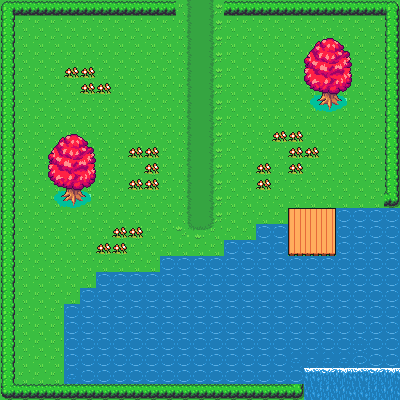

The image is a tile-based game level rendered from a .tmx file. Its description and complete source (layers, tilesets, objects, tile grids) follow:
An orthogonal 25x25 tile map with 16x16 px tiles, 3 tile layers (Ground, ObjectCollision, WaterSource), 4 tilesets and 9 objects.

<map version="1.5" tiledversion="1.5.0" orientation="orthogonal" renderorder="right-down" width="25" height="25" tilewidth="16" tileheight="16" infinite="0" nextlayerid="6" nextobjectid="12">
 <tileset firstgid="1" source="WorldSet.tsx" />
 <tileset firstgid="1441" source="NinjaTilesetWater.tsx" />
 <tileset firstgid="1609" source="GenericRpgTileset.tsx" />
 <tileset firstgid="2633" source="NinjaTilesetFloorDetail.tsx" />
 <layer id="1" name="Ground" width="25" height="25">
  <data encoding="csv">
1,1,1,1,1,1,1,1,1,1,1,1215,1216,1217,1,1,1,1,1,1,1,1,1,1,1,
1,1,1,1,1,1,1,1,1,1,1,1215,1216,1217,1,1,1,1,1,1,1,1,1,1,1,
1,1,1,1,1,1,1,1,1,1,1,1215,1216,1217,1,1,1,1,1,1,1,1,1,1,1,
1,1,1,1,1,1,1,1,1,1,1,1215,1216,1217,1,1,1,1,1,1,1,1,1,1,1,
1,1,1,1,1,1,1,1,1,1,1,1215,1216,1217,1,1,1,1,1,1,1,1,1,1,1,
1,1,1,1,1,1,1,1,1,1,1,1215,1216,1217,1,1,1,1,1,1,1,1,1,1,1,
1,1,1,1,1,1,1,1,1,1,1,1215,1216,1217,1,1,1,1,1,1,1,1,1,1,1,
1,1,1,1,1,1,1,1,1,1,1,1215,1216,1217,1,1,1,1,1,1,1,1,1,1,1,
1,1,1,1,1,1,1,1,1,1,1,1215,1216,1217,1,1,1,1,1,1,1,1,1,1,1,
1,1,1,1,1,1,1,1,1,1,1,1215,1216,1217,1,1,1,1,1,1,1,1,1,1,1,
1,1,1,1,1,1,1,1,1,1,1,1215,1216,1217,1,1,1,1,1,1,1,1,1,1,1,
1,1,1,1,1,1,1,1,1,1,1,1215,1216,1217,1,1,1,1,1,1,1,1,1,1,1,
1,1,1,1,1,1,1,1,1,1,1,1215,1216,1217,1,1,1,1,1,1,1,1,1,1,1,
1,1,1,1,1,1,1,1,1,1,1,1215,1216,1217,1,1,1,1,1,1,1,1,1,1,1,
1,1,1,1,1,1,1,1,1,1,1,1255,1256,1257,1,1,1,1,1,1,1,1,1,1,1,
1,1,1,1,1,1,1,1,1,1,1,1,1,1,1,1,1,1,1,1,1,1,1,1,1,
1,1,1,1,1,1,1,1,1,1,1,1,1,1,1,1,1,1,1,1,1,1,1,1,1,
1,1,1,1,1,1,1,1,1,1,1,1,1,1,1,1,1,1,1,1,1,1,1,1,1,
1,1,1,1,1,1,1,1,1,1,1,1,1,1,1,1,1,1,1,1,1,1,1,1,1,
1,1,1,1,1,1,1,1,1,1,1,1,1,1,1,1,1,1,1,1,1,1,1,1,1,
1,1,1,1,1,1,1,1,1,1,1,1,1,1,1,1,1,1,1,1,1,1,1,1,1,
1,1,1,1,1,1,1,1,1,1,1,1,1,1,1,1,1,1,1,1,1,1,1,1,1,
1,1,1,1,1,1,1,1,1,1,1,1,1,1,1,1,1,1,1,1,1,1,1,1,1,
1,1,1,1,1,1,1,1,1,1,1,1,1,1,1,1,1,1,1,1,1,1,1,1,1,
1,1,1,1,1,1,1,1,1,1,1,1,1,1,1,1,1,1,1,1,1,1,1,1,1
</data>
 </layer>
 <layer id="2" name="ObjectCollision" width="25" height="25">
  <data encoding="csv">
522,523,523,523,523,523,523,523,523,523,523,0,0,0,523,523,523,523,523,523,523,523,523,523,524,
562,0,0,0,0,0,0,0,0,0,0,0,0,0,0,0,0,0,0,0,0,0,0,0,564,
562,0,0,0,0,0,0,0,0,0,0,0,0,0,0,0,0,0,0,0,0,0,0,0,564,
562,0,0,0,0,0,0,0,0,0,0,0,0,0,0,0,0,0,0,0,0,0,0,0,564,
562,0,0,0,2670,2670,0,0,0,0,0,0,0,0,0,0,0,0,0,0,0,0,0,0,564,
562,0,0,0,0,2670,2670,0,0,0,0,0,0,0,0,0,0,0,0,0,0,0,0,0,564,
562,0,0,0,0,0,0,0,0,0,0,0,0,0,0,0,0,0,0,0,0,0,0,0,564,
562,0,0,0,0,0,0,0,0,0,0,0,0,0,0,0,0,0,0,0,0,0,0,0,564,
562,0,0,0,0,0,0,0,0,0,0,0,0,0,0,0,0,2670,2670,0,0,0,0,0,564,
562,0,0,0,0,0,0,0,2670,2670,0,0,0,0,0,0,0,0,2670,2670,0,0,0,0,564,
562,0,0,0,0,0,0,0,0,2670,0,0,0,0,0,0,2670,0,2670,0,0,0,0,0,564,
562,0,0,0,0,0,0,0,2670,2670,0,0,0,0,0,0,2670,0,0,0,0,0,0,0,564,
562,0,0,0,0,0,0,0,0,0,0,0,0,0,0,0,0,0,0,0,0,0,0,0,604,
562,0,0,0,0,0,0,0,0,0,0,0,0,0,0,0,0,0,0,0,0,0,0,0,0,
562,0,0,0,0,0,0,2670,2670,0,0,0,0,0,0,0,0,0,0,0,0,0,0,0,0,
562,0,0,0,0,0,2670,2670,0,0,0,0,0,0,0,0,0,0,0,0,0,0,0,0,0,
562,0,0,0,0,0,0,0,0,0,0,0,0,0,0,0,0,0,0,0,0,0,0,0,0,
562,0,0,0,0,0,0,0,0,0,0,0,0,0,0,0,0,0,0,0,0,0,0,0,0,
562,0,0,0,0,0,0,0,0,0,0,0,0,0,0,0,0,0,0,0,0,0,0,0,0,
562,0,0,0,0,0,0,0,0,0,0,0,0,0,0,0,0,0,0,0,0,0,0,0,0,
562,0,0,0,0,0,0,0,0,0,0,0,0,0,0,0,0,0,0,0,0,0,0,0,0,
562,0,0,0,0,0,0,0,0,0,0,0,0,0,0,0,0,0,0,0,0,0,0,0,0,
562,0,0,0,0,0,0,0,0,0,0,0,0,0,0,0,0,0,0,0,0,0,0,0,0,
562,0,0,0,0,0,0,0,0,0,0,0,0,0,0,0,0,0,0,0,0,0,0,0,0,
602,603,603,603,603,603,603,603,603,603,603,603,603,603,603,603,603,603,604,0,0,0,0,0,604
</data>
 </layer>
 <layer id="3" name="WaterSource" width="25" height="25">
  <data encoding="csv">
0,0,0,0,0,0,0,0,0,0,0,0,0,0,0,0,0,0,0,0,0,0,0,0,0,
0,0,0,0,0,0,0,0,0,0,0,0,0,0,0,0,0,0,0,0,0,0,0,0,0,
0,0,0,0,0,0,0,0,0,0,0,0,0,0,0,0,0,0,0,1938,1939,1940,0,0,0,
0,0,0,0,0,0,0,0,0,0,0,0,0,0,0,0,0,0,0,1970,1971,1972,0,0,0,
0,0,0,0,0,0,0,0,0,0,0,0,0,0,0,0,0,0,0,2002,2003,2004,0,0,0,
0,0,0,0,0,0,0,0,0,0,0,0,0,0,0,0,0,0,0,2034,2035,2036,0,0,0,
0,0,0,0,0,0,0,0,0,0,0,0,0,0,0,0,0,0,0,2066,2067,2068,0,0,0,
0,0,0,0,0,0,0,0,0,0,0,0,0,0,0,0,0,0,0,0,0,0,0,0,0,
0,0,0,1938,1939,1940,0,0,0,0,0,0,0,0,0,0,0,0,0,0,0,0,0,0,0,
0,0,0,1970,1971,1972,0,0,0,0,0,0,0,0,0,0,0,0,0,0,0,0,0,0,0,
0,0,0,2002,2003,2004,0,0,0,0,0,0,0,0,0,0,0,0,0,0,0,0,0,0,0,
0,0,0,2034,2035,2036,0,0,0,0,0,0,0,0,0,0,0,0,0,0,0,0,0,0,0,
0,0,0,2066,2067,2068,0,0,0,0,0,0,0,0,0,0,0,0,0,0,0,0,0,0,0,
0,0,0,0,0,0,0,0,0,0,0,0,0,0,0,0,0,0,1511,1512,1513,124,124,124,124,
0,0,0,0,0,0,0,0,0,0,0,0,0,0,0,0,124,124,1525,1526,1527,124,124,124,124,
0,0,0,0,0,0,0,0,0,0,0,0,0,0,124,124,124,124,1539,1540,1541,124,124,124,124,
0,0,0,0,0,0,0,0,0,0,124,124,124,124,124,124,124,124,124,124,124,124,124,124,124,
0,0,0,0,0,0,124,124,124,124,124,124,124,124,124,124,124,124,124,124,124,124,124,124,124,
0,0,0,0,0,124,124,124,124,124,124,124,124,124,124,124,124,124,124,124,124,124,124,124,124,
0,0,0,0,124,124,124,124,124,124,124,124,124,124,124,124,124,124,124,124,124,124,124,124,124,
0,0,0,0,124,124,124,124,124,124,124,124,124,124,124,124,124,124,124,124,124,124,124,124,124,
0,0,0,0,124,124,124,124,124,124,124,124,124,124,124,124,124,124,124,124,124,124,125,124,124,
0,0,0,0,124,124,124,124,124,124,124,124,124,124,124,124,124,124,164,164,164,164,165,124,124,
0,0,0,0,164,124,124,124,124,124,124,124,124,124,124,124,124,124,124,3221225813,3221225812,3221225811,3221225813,3221225812,3221225811,
0,0,0,0,0,0,0,0,0,0,0,0,0,0,0,0,0,0,0,3221225773,3221225772,3221225771,3221225773,3221225772,3221225771
</data>
 </layer>
 <objectgroup id="5" name="CollisionMask">
  <object id="1" x="-1.45861" y="-0.972408" width="181.84" height="17.0171" />
  <object id="2" x="0" y="14.5861" width="22.8516" height="382.643" />
  <object id="3" x="0" y="377.78" width="303.877" height="19.9344" />
  <object id="6" x="55.9135" y="383.129">
   <polygon points="0,0 1.45861,-88.9753 15.0723,-88.4891 15.0723,-104.048 34.0343,-104.534 34.0343,-120.579 92.865,-120.579 92.865,-135.165 158.502,-135.165 162.392,-151.696 193.023,-149.751 193.023,-167.254 224.14,-167.74 224.14,-185.244 316.519,-184.758 341.801,-182.326 341.801,12.1551 250.395,14.0999 249.423,-10.2103" />
  </object>
  <object id="7" x="219.764" y="2.43102" width="178.923" height="17.9895" />
  <object id="8" x="377.78" y="14.5861" width="23.824" height="193.995" />
  <object id="9" x="304.85" y="31.6033" width="47.1618" height="82.6547" />
  <object id="10" x="47.1618" y="126.899" width="49.5928" height="78.765" />
  <object id="11" x="285.888" y="208.581" width="50.079" height="51.0514" />
 </objectgroup>
</map>
